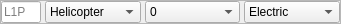
<?xml version="1.0" encoding="UTF-8"?>
<ui version="4.0">
 <class>CAircraftCombinedTypeSelector</class>
 <widget class="QFrame" name="CAircraftCombinedTypeSelector">
  <property name="geometry">
   <rect>
    <x>0</x>
    <y>0</y>
    <width>341</width>
    <height>22</height>
   </rect>
  </property>
  <property name="windowTitle">
   <string>Frame</string>
  </property>
  <property name="frameShape">
   <enum>QFrame::StyledPanel</enum>
  </property>
  <property name="frameShadow">
   <enum>QFrame::Raised</enum>
  </property>
  <layout class="QHBoxLayout" name="hl_AircraftCombinedType">
   <property name="spacing">
    <number>4</number>
   </property>
   <property name="leftMargin">
    <number>0</number>
   </property>
   <property name="topMargin">
    <number>0</number>
   </property>
   <property name="rightMargin">
    <number>0</number>
   </property>
   <property name="bottomMargin">
    <number>0</number>
   </property>
   <item>
    <widget class="QLineEdit" name="le_CombinedType">
     <property name="maximumSize">
      <size>
       <width>40</width>
       <height>16777215</height>
      </size>
     </property>
     <property name="toolTip">
      <string>Enter combined type, e.g. L2J, S1P</string>
     </property>
     <property name="maxLength">
      <number>3</number>
     </property>
     <property name="placeholderText">
      <string>L1P</string>
     </property>
    </widget>
   </item>
   <item>
    <widget class="QComboBox" name="cb_Type">
     <property name="toolTip">
      <string>Type</string>
     </property>
     <item>
      <property name="text">
       <string>Helicopter</string>
      </property>
     </item>
     <item>
      <property name="text">
       <string>Glider</string>
      </property>
     </item>
     <item>
      <property name="text">
       <string>Seaplane</string>
      </property>
     </item>
     <item>
      <property name="text">
       <string>Landplane</string>
      </property>
     </item>
     <item>
      <property name="text">
       <string>Tilt wing</string>
      </property>
     </item>
     <item>
      <property name="text">
       <string>Unspecified</string>
      </property>
     </item>
    </widget>
   </item>
   <item>
    <widget class="QComboBox" name="cb_EngineCount">
     <property name="toolTip">
      <string>Engines count</string>
     </property>
     <item>
      <property name="text">
       <string>0</string>
      </property>
     </item>
     <item>
      <property name="text">
       <string>1</string>
      </property>
     </item>
     <item>
      <property name="text">
       <string>2</string>
      </property>
     </item>
     <item>
      <property name="text">
       <string>3</string>
      </property>
     </item>
     <item>
      <property name="text">
       <string>4</string>
      </property>
     </item>
     <item>
      <property name="text">
       <string>5</string>
      </property>
     </item>
     <item>
      <property name="text">
       <string>6</string>
      </property>
     </item>
     <item>
      <property name="text">
       <string>7</string>
      </property>
     </item>
     <item>
      <property name="text">
       <string>8</string>
      </property>
     </item>
     <item>
      <property name="text">
       <string>9</string>
      </property>
     </item>
    </widget>
   </item>
   <item>
    <widget class="QComboBox" name="cb_EngineType">
     <property name="toolTip">
      <string>Engine</string>
     </property>
     <item>
      <property name="text">
       <string>Electric</string>
      </property>
     </item>
     <item>
      <property name="text">
       <string>Jet</string>
      </property>
     </item>
     <item>
      <property name="text">
       <string>Piston</string>
      </property>
     </item>
     <item>
      <property name="text">
       <string>Turboprop</string>
      </property>
     </item>
     <item>
      <property name="text">
       <string>Unspecified</string>
      </property>
     </item>
    </widget>
   </item>
  </layout>
 </widget>
 <resources/>
 <connections/>
</ui>
